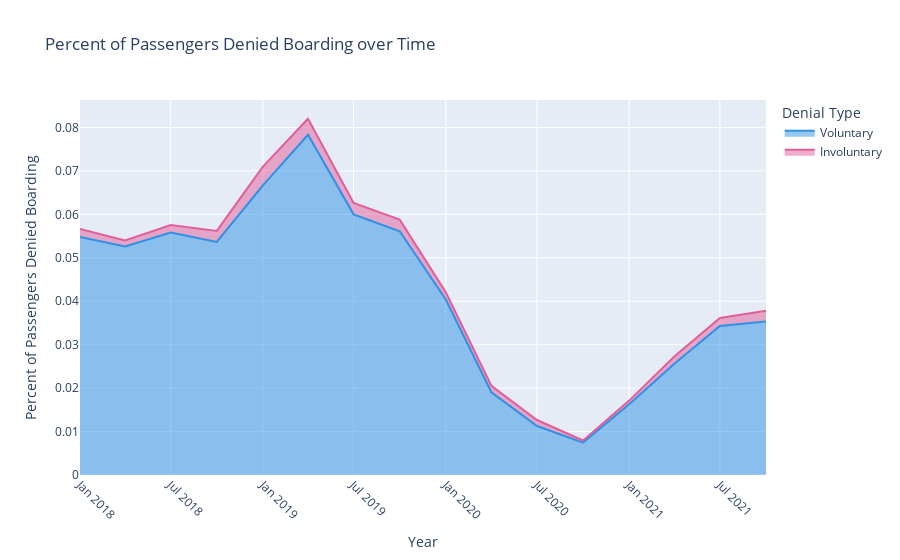

The cell this chart's notebook holds for it:
### Markdown cell above
Plotly also allows for customization of colors and formatting. In the following example we will adjust the tick marks so that they are angled for ease of reading and change the color palette.

### Code cell
fig = px.area(denied_boarding.groupby('date').mean(numeric_only = True).
                  reset_index().rename(columns = {'perc_denied_boarding_involuntary':"Involuntary",
                                                  "perc_denied_boarding_voluntary":"Voluntary"}),
              x="date", y=["Voluntary","Involuntary"],
                labels={
                    "date": "Year",
                     "value":"Percent of Passengers Denied Boarding", 
                     "variable":"Denial Type"
                 },
                title="Percent of Passengers Denied Boarding over Time",
                color_discrete_sequence=px.colors.qualitative.Dark24)
fig.update_xaxes(tickangle = 45)
fig.show()

### Figure 1 — Plotly figure (JSON) as saved in the notebook; plotly's stock layout.template omitted (floating-point values rounded to 4 significant figures)
{"data": [{"fillpattern": {"shape": ""}, "hovertemplate": "Denial Type=Voluntary<br>Year=%{x}<br>Percent of Passengers Denied Boarding=%{y}<extra></extra>", "legendgroup": "Voluntary", "line": {"color": "#2E91E5"}, "marker": {"symbol": "circle"}, "mode": "lines", "name": "Voluntary", "orientation": "v", "showlegend": true, "stackgroup": "1", "type": "scatter", "x": ["2018-01-01", "2018-04-01", "2018-07-01", "2018-10-01", "2019-01-01", "2019-04-01", "2019-07-01", "2019-10-01", "2020-01-01", "2020-04-01", "2020-07-01", "2020-10-01", "2021-01-01", "2021-04-01", "2021-07-01", "2021-10-01"], "xaxis": "x", "y": [0.0548, 0.05261, 0.05579, 0.05363, 0.06668, 0.07832, 0.06, 0.05609, 0.0404, 0.01904, 0.01127, 0.007463, 0.0163, 0.02562, 0.03431, 0.0353], "yaxis": "y"}, {"fillpattern": {"shape": ""}, "hovertemplate": "Denial Type=Involuntary<br>Year=%{x}<br>Percent of Passengers Denied Boarding=%{y}<extra></extra>", "legendgroup": "Involuntary", "line": {"color": "#E15F99"}, "marker": {"symbol": "circle"}, "mode": "lines", "name": "Involuntary", "orientation": "v", "showlegend": true, "stackgroup": "1", "type": "scatter", "x": ["2018-01-01", "2018-04-01", "2018-07-01", "2018-10-01", "2019-01-01", "2019-04-01", "2019-07-01", "2019-10-01", "2020-01-01", "2020-04-01", "2020-07-01", "2020-10-01", "2021-01-01", "2021-04-01", "2021-07-01", "2021-10-01"], "xaxis": "x", "y": [0.001857, 0.001368, 0.001737, 0.00255, 0.004313, 0.003673, 0.002598, 0.00268, 0.00165, 0.001501, 0.001387, 0.0004822, 0.0008186, 0.00165, 0.001853, 0.002482], "yaxis": "y"}], "layout": {"legend": {"title": {"text": "Denial Type"}, "tracegroupgap": 0}, "title": {"text": "Percent of Passengers Denied Boarding over Time"}, "xaxis": {"anchor": "y", "domain": [0, 1], "tickangle": 45, "title": {"text": "Year"}}, "yaxis": {"anchor": "x", "domain": [0, 1], "title": {"text": "Percent of Passengers Denied Boarding"}}}}
